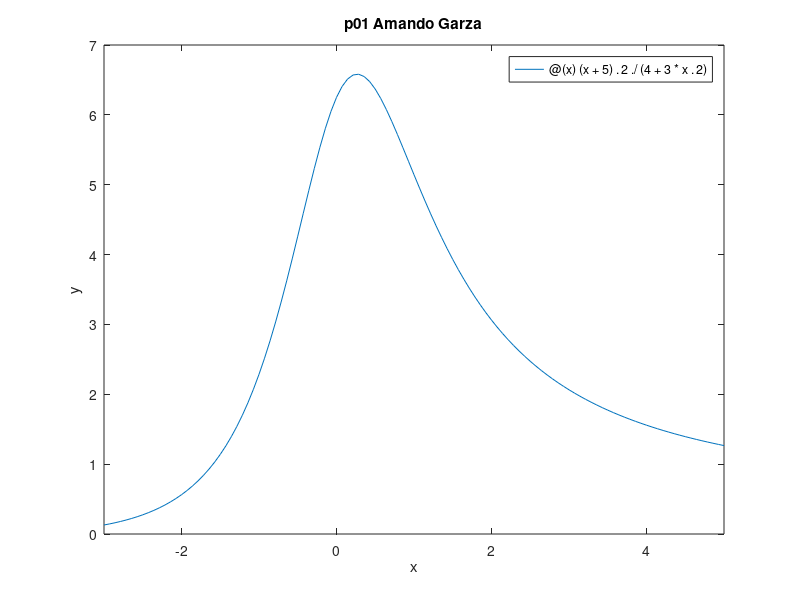
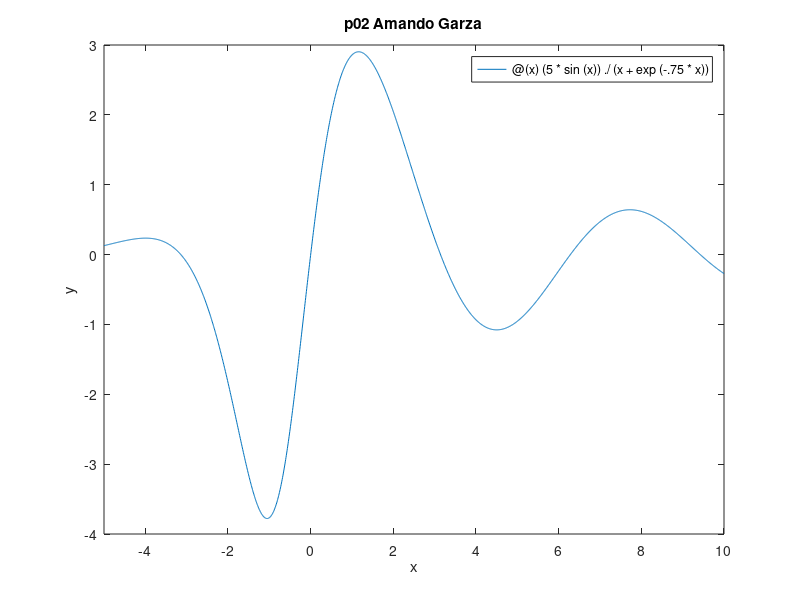
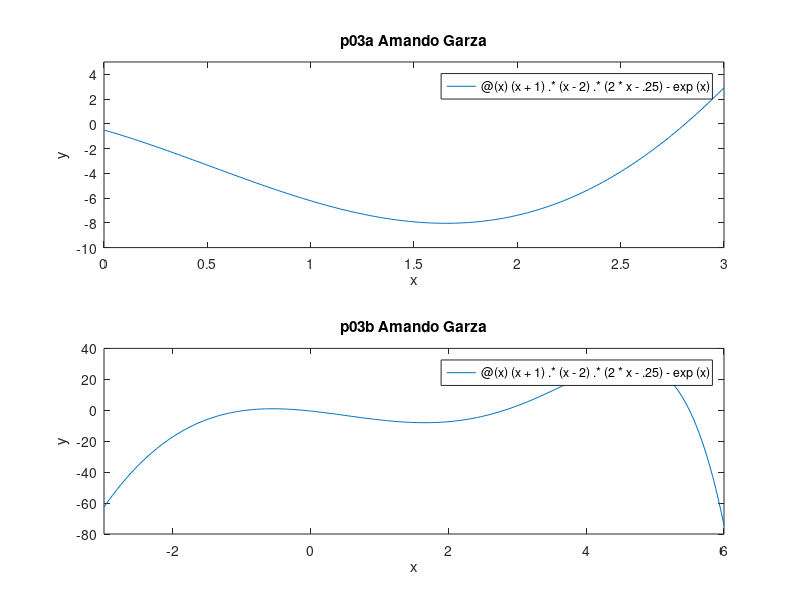
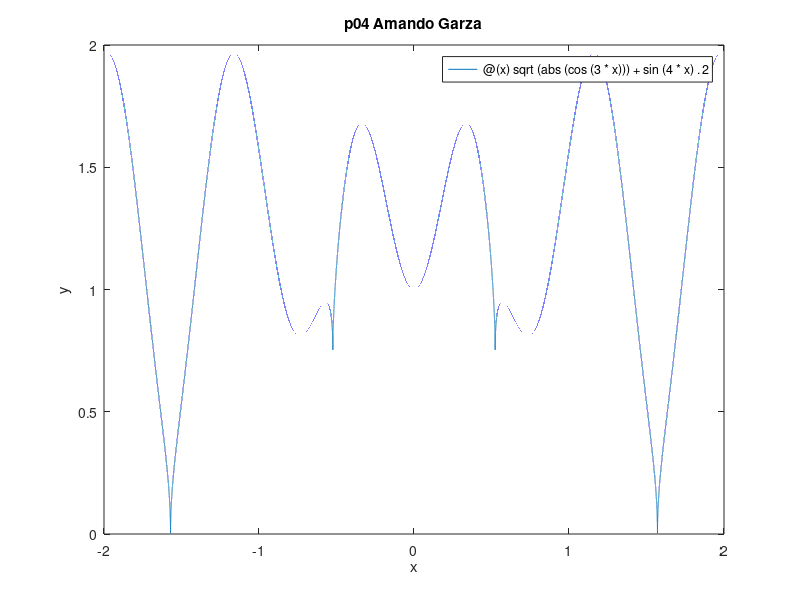

Write the MATLAB code that produced these figures, in order.
% lab05.m
% amando garza

close all;
clear;
format short;
format compact;

%% p01
f = @(x) (x+5).^2./(4 + 3 * x.^2);
fplot(f,[-3,5]);
ylim([0,7])
xlabel('x');
ylabel('y');
title('p01 Amando Garza');

%% p02
figure;
f = @(x) (5*sin(x))./(x + exp(-.75 * x));
fplot(f, [-5,10]);
xlabel('x');
ylabel('y');
title('p02 Amando Garza');

%% p03
figure;
subplot(2,1,1);
f =@(x) (x+1).*(x-2).*(2*x - .25) - exp(x);
fplot(f,[0,3]);
ylim([-10,5]);
xlabel('x');
ylabel('y');
title('p03a Amando Garza');
subplot(2,1,2);
fplot(f,[-3,6]);
xlabel('x');
ylabel('y');
title('p03b Amando Garza');

%% p04
figure;
f =@(x) sqrt(abs(cos(3*x))) + sin(4*x).^2;
fplot(f,[-2,2]);
xlabel('x');
ylabel('y');
title('p04 Amando Garza');

%% p05
figure;
f =@(x) exp(2*sin(.4 * x)) * 5 .* cos(4*x);
fplot(f,[-20,30]);
xlabel('x');
ylabel('y');
title('p05 Amando Garza');

%% p07
figure;
x1 = linspace(-4, -1.1, 50);
y1 = (x1.^2 + 3 * x1 + 3)./(.8 * (x1+1));
plot(x1,y1);
hold on;
x2 = linspace(-.9, 3,50);
y2 = (x2.^2 + 3 * x2 + 3)./(.8 * (x2+1));
plot(x2,y2);
xlabel('x');
ylabel('y');
title('p07 Amando Garza');

%% p08
figure;
t1 = linspace(-30,-1.6, 50);
F = @(t) (3*t)./(1 + t.^3);
t2 = linspace(-.6, 40, 450);
G = @(t) (3 * t.^2)./(1 + t.^3);
x1 = F(t1);
y1 = G(t1);
x2 = F(t2);
y2 = G(t2);
plot(x1,y1,x2,y2);
xlabel('x');
ylabel('y');
title('p08 Amando Garza');

%% p12
figure;
f = @(x) 693.8 - 68.8* cosh(x/99.7);
fplot(f, [-300, 300]);
xlabel('Length (ft)');
ylabel('Height (ft)');
title('p12 Amando Garza');

%% p18
figure;
subplot(3,1,1);
t = linspace(0,8,200);
x = .41 * t.^ 4 - 10.8 * t .^ 3 + 64 * t .^ 2 - 8.2 * t + 4.4;
plot(t, x);

xlabel('Time (s)', 'fontsize', 8);
ylabel('Pos (ft)', 'fontsize', 8);
title('p18 Amando Garza');
subplot(3,1,2);
t = linspace(0,8,200);
v = .41 * 4 * t .^ 3 - 10.8 * 3 * t .^ 2 + 64 * 2 * t - 8.2;
plot(t, v);

xlabel('Time (s)', 'fontsize', 8);
ylabel('Vel (ft/s)', 'fontsize', 8);
subplot(3,1,3);
t = linspace(0,8,200);
a = .41 * 4 * 2 * t .^ 2 - 10.8 * 3 * 2 * t + 64 * 2;
plot(t, a);

xlabel('Time (s)', 'fontsize', 8);
ylabel('Acc (ft/s^2)', 'fontsize', 8);
clear f F G a t t1 t2 v x x1 x2 y1 y2;